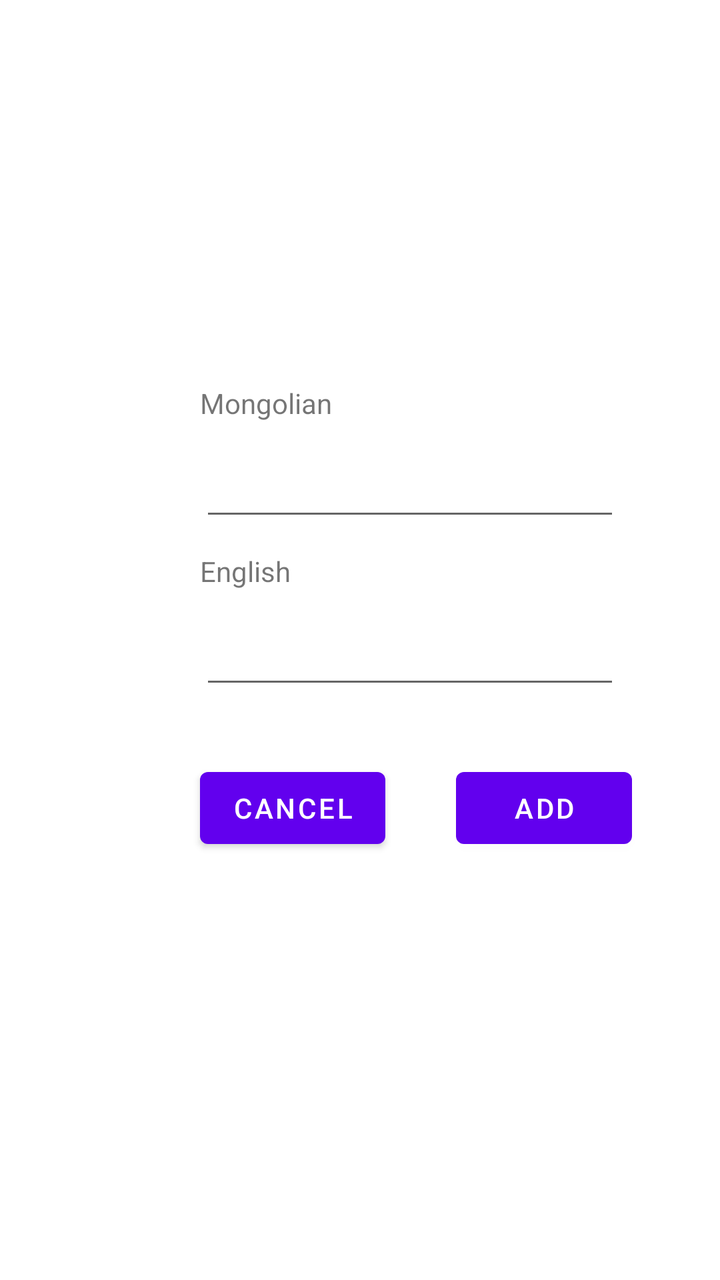
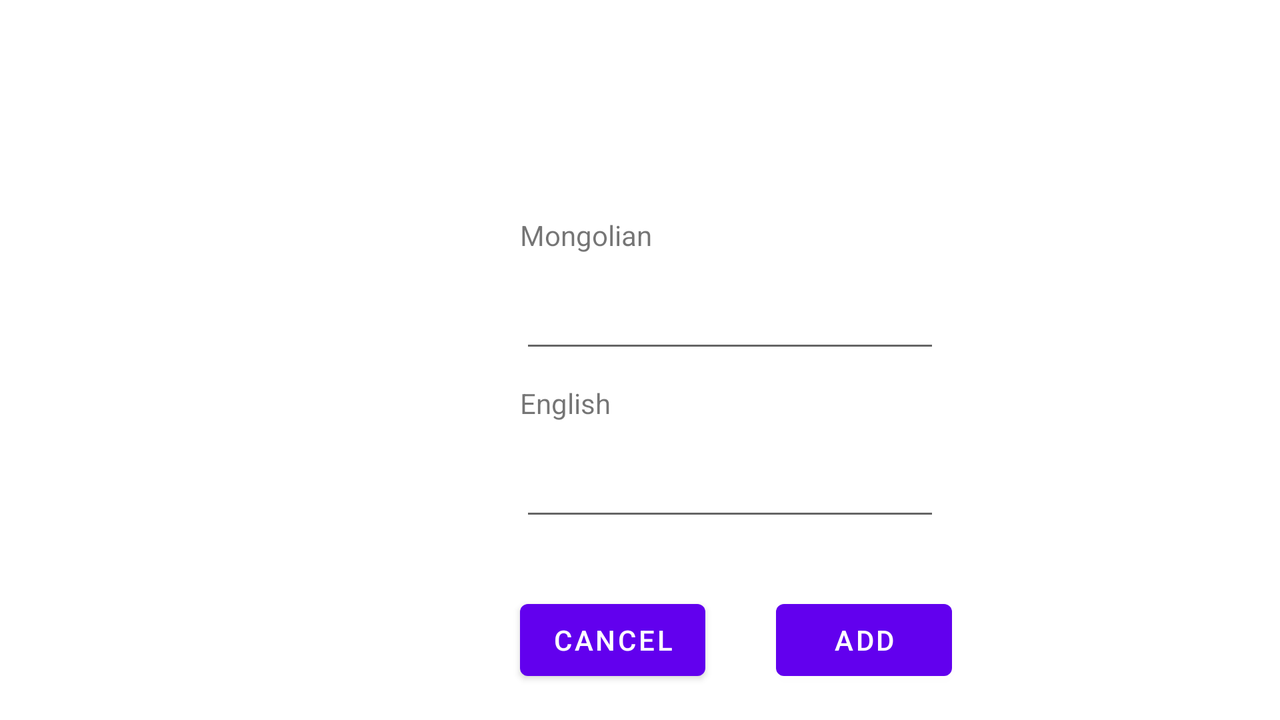

An Android layout and its configuration variant, each rendered on a device that would load it. The default file and the variant file are quoted in full after the pictures.
<!-- AndroidManifest.xml: application theme Theme.Laboratory4 -->
<!-- res/layout/activity_add_word.xml -->
<?xml version="1.0" encoding="utf-8"?>
<androidx.constraintlayout.widget.ConstraintLayout xmlns:android="http://schemas.android.com/apk/res/android"
    xmlns:app="http://schemas.android.com/apk/res-auto"
    xmlns:tools="http://schemas.android.com/tools"
    android:layout_width="match_parent"
    android:layout_height="match_parent"
    tools:context=".AddWordActivity">


    <EditText
        android:id="@+id/wordMN"
        android:layout_width="wrap_content"
        android:layout_height="wrap_content"
        android:layout_marginStart="100dp"
        android:layout_marginTop="224dp"
        android:layout_weight="1"
        android:ems="10"
        android:focusedByDefault="true"
        android:inputType="textPersonName"
        app:layout_constraintStart_toStartOf="parent"
        app:layout_constraintTop_toTopOf="parent" />

    <EditText
        android:id="@+id/wordEN"
        android:layout_width="wrap_content"
        android:layout_height="wrap_content"
        android:layout_marginStart="100dp"
        android:layout_marginTop="308dp"
        android:layout_weight="1"
        android:ems="10"
        android:inputType="textPersonName"
        app:layout_constraintStart_toStartOf="parent"
        app:layout_constraintTop_toTopOf="parent" />

    <Button
        android:id="@+id/cancelBtn"
        android:layout_width="wrap_content"
        android:layout_height="wrap_content"
        android:layout_marginStart="100dp"
        android:layout_marginTop="380dp"
        android:onClick="onClick"
        android:text="Cancel"
        app:layout_constraintStart_toStartOf="parent"
        app:layout_constraintTop_toTopOf="parent" />

    <Button
        android:id="@+id/okBtn"
        android:layout_width="wrap_content"
        android:layout_height="wrap_content"
        android:layout_marginStart="228dp"
        android:layout_marginTop="380dp"
        android:onClick="onClick"
        android:text="Add"
        app:layout_constraintStart_toStartOf="parent"
        app:layout_constraintTop_toTopOf="parent" />

    <TextView
        android:id="@+id/textView3"
        android:layout_width="wrap_content"
        android:layout_height="wrap_content"
        android:layout_marginStart="100dp"
        android:layout_marginTop="192dp"
        android:text="Mongolian"
        app:layout_constraintStart_toStartOf="parent"
        app:layout_constraintTop_toTopOf="parent" />

    <TextView
        android:id="@+id/textView4"
        android:layout_width="wrap_content"
        android:layout_height="wrap_content"
        android:layout_marginStart="100dp"
        android:layout_marginTop="276dp"
        android:text="English"
        app:layout_constraintStart_toStartOf="parent"
        app:layout_constraintTop_toTopOf="parent" />
</androidx.constraintlayout.widget.ConstraintLayout>
<!-- resources referenced by this layout -->
<resources>
  <style name="Theme.Laboratory4" parent="Theme.MaterialComponents.DayNight.DarkActionBar">
          
          <item name="colorPrimary">@color/purple_500</item>
          <item name="colorPrimaryVariant">@color/purple_700</item>
          <item name="colorOnPrimary">@color/white</item>
          
          <item name="colorSecondary">@color/teal_200</item>
          <item name="colorSecondaryVariant">@color/teal_700</item>
          <item name="colorOnSecondary">@color/black</item>
          
          <item name="android:statusBarColor" tools:targetApi="l">?attr/colorPrimaryVariant</item>
          
      </style>
</resources>
<!-- res/layout-land/activity_add_word.xml (the repository's variant of the layout above) -->
<!-- drawn on the phone turned sideways -->
<?xml version="1.0" encoding="utf-8"?>
<androidx.constraintlayout.widget.ConstraintLayout xmlns:android="http://schemas.android.com/apk/res/android"
    xmlns:app="http://schemas.android.com/apk/res-auto"
    xmlns:tools="http://schemas.android.com/tools"
    android:layout_width="match_parent"
    android:layout_height="match_parent"
    tools:context=".AddWordActivity">


    <EditText
        android:id="@+id/wordEN"
        android:layout_width="wrap_content"
        android:layout_height="wrap_content"
        android:layout_marginStart="260dp"
        android:layout_marginTop="224dp"
        android:layout_weight="1"
        android:ems="10"
        android:inputType="textPersonName"
        app:layout_constraintStart_toStartOf="parent"
        app:layout_constraintTop_toTopOf="parent" />

    <EditText
        android:id="@+id/wordMN"
        android:layout_width="wrap_content"
        android:layout_height="wrap_content"
        android:layout_marginStart="260dp"
        android:layout_marginTop="140dp"
        android:layout_weight="1"
        android:ems="10"
        android:focusedByDefault="true"
        android:inputType="textPersonName"
        app:layout_constraintStart_toStartOf="parent"
        app:layout_constraintTop_toTopOf="parent" />

    <Button
        android:id="@+id/okBtn"
        android:layout_width="wrap_content"
        android:layout_height="wrap_content"
        android:layout_marginStart="388dp"
        android:layout_marginTop="296dp"
        android:onClick="onClick"
        android:text="Add"
        app:layout_constraintStart_toStartOf="parent"
        app:layout_constraintTop_toTopOf="parent" />

    <TextView
        android:id="@+id/textView3"
        android:layout_width="wrap_content"
        android:layout_height="wrap_content"
        android:layout_marginStart="260dp"
        android:layout_marginTop="108dp"
        android:text="Mongolian"
        app:layout_constraintStart_toStartOf="parent"
        app:layout_constraintTop_toTopOf="parent" />

    <TextView
        android:id="@+id/textView4"
        android:layout_width="wrap_content"
        android:layout_height="wrap_content"
        android:layout_marginStart="260dp"
        android:layout_marginTop="192dp"
        android:text="English"
        app:layout_constraintStart_toStartOf="parent"
        app:layout_constraintTop_toTopOf="parent" />

    <Button
        android:id="@+id/cancelBtn"
        android:layout_width="wrap_content"
        android:layout_height="wrap_content"
        android:layout_marginStart="260dp"
        android:layout_marginTop="296dp"
        android:onClick="onClick"
        android:text="Cancel"
        app:layout_constraintStart_toStartOf="parent"
        app:layout_constraintTop_toTopOf="parent" />

</androidx.constraintlayout.widget.ConstraintLayout>
